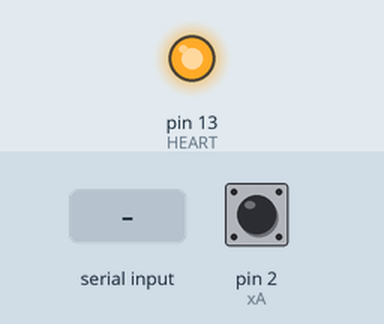
The sketch below on a simulated Arduino Uno, built with avr-gcc and run on an emulated ATmega328P. Parts: output pins drawn as LEDs (lit = HIGH). Inputs (shaded band) come from the test bench; at power-on: pin 2 (xA) HIGH. What the sketch prints to the serial monitor is not drawn.

Above: at 0.9 s.
1.0 s: "90,45\n" received over Serial
At 1.3 s:
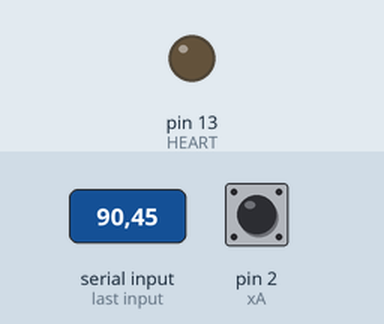
Timing chart, 0 to 4.0 s (numbered marks = the images above; inputs shaded):
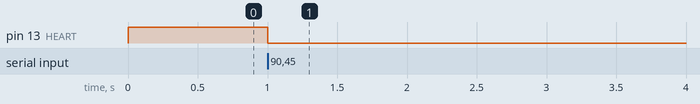

The sketch:

Rev1_Control_Matlab.ino
```cpp
const uint8_t xA = 2; const uint8_t xB = 3;
const uint8_t yA = 0; const uint8_t yB = 1;
const uint8_t zA = 4; const uint8_t zB = 5;
const uint8_t w1A = 6; const uint8_t w1B = 7;
const uint8_t w2A = 8; const uint8_t w2B = 9;
//const uint8_t w3A = 8; const uint8_t w2B = 9;

const uint8_t homeX = 11;
const uint8_t homeY = 10;
const uint8_t homeZ = 12;

const uint8_t DeadManSwitch = 19;

#define xMAX 1955
#define yMAX 1595
#define zMAX 746
#define w1MIN -48
#define w2MIN -48
#define w3MIN -48
#define w1MAX 48
#define w2MAX 48
#define w3MAX 48

#define xMaxLength 280
#define yMaxLength 228
#define zMaxLength 90

#define w1MinAngle -180
#define w1MaxAngle 180
#define w2MinAngle -180
#define w2MaxAngle 180
#define w3MinAngle -180
#define w3MaxAngle 180

volatile int xCount = xMAX / 2;
volatile int yCount = yMAX / 2;
volatile int zCount = zMAX / 2;
volatile int w1Count = 0;
volatile int w2Count = 0;
volatile int w3Count = 0;
bool change = 0;

#define MAP(x, a, b, c, d) (c + (float(d) - c) * (x - a) / (float(b) - a))
#define CONSTRAIN(x, a, b) (x <= a ? a : (x >= b ? b : x))
#define EASYMAP(x,a,b) (float(b)*x/float(a))

#define RESTART_ADDR 0xE000ED0C
#define READ_RESTART() (*(volatile uint32_t *)RESTART_ADDR)
#define WRITE_RESTART(val) ((*(volatile uint32_t *)RESTART_ADDR) = (val))

const uint8_t HEART = 13;
uint8_t sendAgain = 0;
int16_t Positions[6] = {0, 0, 0, 0, 0, 0};
int16_t prevPositions[6] = {0, 0, 0, 0, 0, 0};

void setup() {
  pinMode(xA, INPUT_PULLUP); pinMode(xB, INPUT_PULLUP);
  pinMode(yA, INPUT_PULLUP); pinMode(yB, INPUT_PULLUP);
  pinMode(zA, INPUT_PULLUP); pinMode(zB, INPUT_PULLUP);
  pinMode(w1A, INPUT_PULLUP); pinMode(w1B, INPUT_PULLUP);
  pinMode(w2A, INPUT_PULLUP); pinMode(w2B, INPUT_PULLUP);
  // pinMode(w3A, INPUT_PULLUP); pinMode(w3B, INPUT_PULLUP);

  pinMode(homeX, INPUT_PULLUP);
  pinMode(homeY, INPUT_PULLUP);
  pinMode(homeZ, INPUT_PULLUP);

  pinMode(DeadManSwitch, INPUT_PULLUP);

  attachInterrupt(xA, tickXA, RISING);
  attachInterrupt(yA, tickYA, RISING);
  attachInterrupt(zA, tickZA, RISING);
  attachInterrupt(w1A, tickW1A, CHANGE); attachInterrupt(w1B, tickW1B, CHANGE);
  attachInterrupt(w2A, tickW2A, CHANGE); attachInterrupt(w2B, tickW2B, CHANGE);
  //attachInterrupt(w2A,tickW3A,CHANGE); attachInterrupt(w2B,tickW3B,CHANGE);

  attachInterrupt(homeX, Xhomed, FALLING);
  attachInterrupt(homeY, Yhomed, FALLING);
  attachInterrupt(homeZ, Zhomed, FALLING);

  pinMode(HEART, OUTPUT);

  digitalWrite(HEART, HIGH);
  Serial.begin(115200);
  while (!Serial);
  EstablishConnection();
  digitalWrite(HEART, LOW);
}

void loop() {
  //  while (1) {
  //    getPositions();
  //    if (change) {
  //      for (uint8_t i = 0; i < 6; i++) {
  //        Serial.print(Positions[i]); Serial.print(F("\t"));
  //      }
  //      Serial.println();
  //    }
  //    delay(100);
  //  }

  digitalWrite(HEART, sendAgain);

  if (Serial.available() > 0) {
    sendAgain = Serial.read();
    if (sendAgain == 5)
      WRITE_RESTART(0x5FA0004);
    else if (sendAgain == 8)
      homeAll();
    flushData();
  }

  if (sendAgain) { //&& digitalRead(DeadManSwitch)
    getPositions();
    sendPositions();
    sendAgain = 0;
  }
}

void flushData() {
  while (Serial.available()) {
    byte trash = Serial.read();
  }
}

void getPositions() {
  Positions[0] = EASYMAP(xCount, xMAX, xMaxLength);
  Positions[1] = EASYMAP(yCount, yMAX, yMaxLength);
  Positions[2] = EASYMAP(zCount, zMAX, zMaxLength);
  Positions[3] = MAP(w1Count, w1MIN, w1MAX , w1MinAngle, w1MaxAngle);
  Positions[4] = MAP(w2Count, w2MIN, w2MAX, w2MinAngle, w2MaxAngle);
  Positions[5] = MAP(w3Count, w3MIN, w3MAX, w3MinAngle, w3MaxAngle);

  change = 0;
  for (uint8_t i = 0; i < 6; i++) {
    if (Positions[i] != prevPositions[i])
      change = 1;
    prevPositions[i] = Positions[i];
  }
}

void sendPositions() {
  if (change) {
    for (uint8_t i = 0; i < 6; i++) {
      Serial.write(Positions[i] & 0xff); Serial.write((Positions[i] >> 8) & 0xff);
    }
  }
}

void EstablishConnection() {
  byte outByte = 1;
  while (1) {
    if (Serial.available() > 0) {
      flushData();
      Serial.write(outByte);
      break;
    }
  }
}

// X Encoder
void tickXA() {
  uint8_t A = digitalRead(xA); uint8_t B = digitalRead(xB);
  A != B ? --xCount : ++xCount;
}
/*void tickXB(){
  uint8_t A = digitalRead(xA); uint8_t B = digitalRead(xB);
  B != A ? --xCount : ++xCount;
  }*/

// Y Encoder
void tickYA() {
  uint8_t A = digitalRead(yA); uint8_t B = digitalRead(yB);
  A != B ? ++yCount : --yCount;
}
/*void tickYB(){
  uint8_t A = digitalRead(yA); uint8_t B = digitalRead(yB);
  B != A ? --yCount : ++yCount;
  }*/

// Z Encoder
void tickZA() {
  uint8_t A = digitalRead(zA); uint8_t B = digitalRead(zB);
  A != B ? ++zCount : --zCount;
}
/*void tickZB(){
  uint8_t A = digitalRead(zA); uint8_t B = digitalRead(zB);
  B != A ? --zCount : ++zCount;
  }*/

// W1 Encoder
void tickW1A() {
  uint8_t A = digitalRead(w1A); uint8_t B = digitalRead(w1B);
  A != B ? ++w1Count : --w1Count;
}
void tickW1B() {
  uint8_t A = digitalRead(w1A); uint8_t B = digitalRead(w1B);
  B != A ? --w1Count : ++w1Count;
}

// W2 Encoder
void tickW2A() {
  uint8_t A = digitalRead(w2A); uint8_t B = digitalRead(w2B);
  A != B ? ++w2Count : --w2Count;
}
void tickW2B() {
  uint8_t A = digitalRead(w2A); uint8_t B = digitalRead(w2B);
  B != A ? --w2Count : ++w2Count;
}

// W3 Encoder
//void tickW3A() {
//  uint8_t A = digitalRead(w3A); uint8_t B = digitalRead(w3B);
//  A != B ? ++w3Count : --w3Count;
//}
//void tickW3B() {
//  uint8_t A = digitalRead(w3A); uint8_t B = digitalRead(w3B);
//  B != A ? --w3Count : ++w3Count;
//}

void Xhomed() {
  xCount = 0;
}
void Yhomed() {
  yCount = 0;
}
void Zhomed() {
  zCount = zMAX;
}
void W1homed() {
  w1Count = 0;
}
void W2homed() {
  w2Count = 0;
}
void W3homed() {
  w3Count = 0;
}

void homeAll() {
//  Xhomed();
//  Yhomed();
//  Zhomed();
  W1homed();
  W2homed();
  W3homed();
}
```

Measured:
- after the input at 1.0 s, pin 13 (HEART): HIGH → LOW at once
